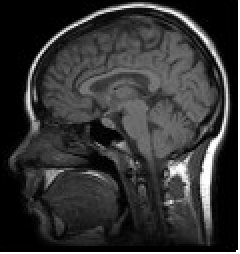
#> input picture p1-4students/imgs-P1/cabeza.pgm, 120 x 127 px (shown 2 times larger)
$ jupyter execute experimentos.ipynb
#> lines starting #> are read from the running program, lines starting #| are printed output that depends on the picture; after the words box and inside, x2 and y2 are one past the last pixel; in counts of white or black regions, pixels touching at a corner belong together
[cell 1]
import numpy as np
from matplotlib import pyplot
from PIL import Image
import math

[cell 2]
img = np.array(Image.open('imgs-P1/cabeza.pgm').convert('L'))
#> img is the input picture: shape (127, 120); min 0, max 255, mean 52.3

[cell 3]
def multiHist(im:np.ndarray,n:int)->list[np.ndarray]:
#> called with n = 2
    if n <= 1:
        hist, _ =np.histogram(im.flatten(),3)
        return [hist]
    else:
        pf = math.ceil(im.shape[0]/2)
#> pf = 64
        pc = math.ceil(im.shape[1]/2)
#> pc = 60
        sol = [np.histogram(im.flatten(),3)[0]]
#> sol = [[11961, 2557, 722]]
        for y in range(0,im.shape[0],pf):
            for x in range(0,im.shape[1],pc):
                sol.extend(multiHist(im[y:y+pf,x:x + pc],n-1))
#> this loop made 2 passes
#> after the loop, sol = [[11961, 2557, 722], [3124, 613, 103], [2217, 1427, 196], [3603, 111, 66], [2864, 550, 366]]
        return sol

[cell 4]
multiHist(img,2)
#> Out has the same summary as sol in multiHist

[cell 5]
img.shape[0]/4,img.shape[1] / 5
#> Out = (31.75, 24)

[cell 6]
m = 4
n = 5
x = 4
y = 5
a= math.ceil(img.shape[0] /m)
#> a = 32
b= math.ceil(img.shape[1] /n)
#> b = 24
u = img.copy()
u[(x-1)*a:x*a,(y-1)*b:y*b] = (np.full(img[(x-1)*a:x*a,(y-1)*b:y*b].shape,255) - img[(x-1)*a:x*a,(y-1)*b:y*b])
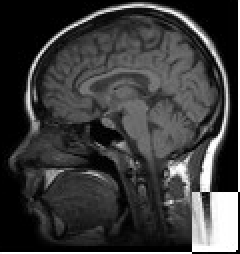
#> u: shape (127, 120) (shown 2 times larger); 4.88% of pixels changed, all inside (x1, y1, x2, y2) = (96, 96, 120, 127)
pyplot.imshow(u,cmap='gray')

[cell 7]
def cuadricula(mat:np.ndarray,m:int,n:int):
#> called with m = 2, n = 1
  img = mat.copy()
  n_filas = math.ceil(img.shape[0] /m)
#> n_filas = 64
  n_cols = math.ceil(img.shape[1] /n)
#> n_cols = 120
  for v in range(1,m+1):
    indice_fila_ini = n_filas * (v-1)
    indice_fila_fin = n_filas * v
    for h in range(v%2,n+1,2):
        indice_col_ini = n_cols * (h-1)
        indice_col_fin =  n_cols * h
        # print((v,h),(indice_fila_ini,indice_fila_fin),(indice_col_ini,indice_col_fin))
        img[indice_fila_ini:indice_fila_fin,indice_col_ini:indice_col_fin] = np.full(img[indice_fila_ini:indice_fila_fin,indice_col_ini:indice_col_fin].shape,255) - img[indice_fila_ini:indice_fila_fin,indice_col_ini:indice_col_fin]
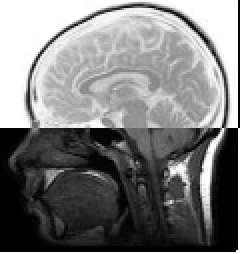
#> img: shape (127, 120) (shown 2 times larger); min 0, max 255, mean 124.5
  return img

[cell 8]
pyplot.imshow(cuadricula(img,2,1),cmap='gray')

[cell 9]
m = 10
n= 5

[cell 10]
x = int(np.ceil( img.shape[0] /m))
#> x = 13
y = int(np.ceil( img.shape[1] /n))
#> y = 24

[cell 11]
x,x*m,img.shape[0]
#> Out = (13, 130, 127)

[cell 12]
for v in range(m):
    ifi = y * v
    iff = ifi + y
    for h in range(v%2,(n+1),2):
        cfi = x * h
        cff = cfi + x
        # print((v,h),(ifi,iff),(cfi,cff))
        img[ifi:iff,cfi:cff] = np.full(img[ifi:iff,cfi:cff].shape,255) - img[ifi:iff,cfi:cff]
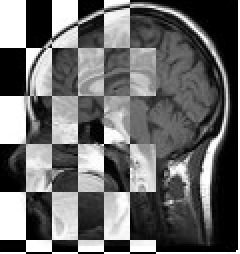
#> img: shape (127, 120) (shown 2 times larger); min 0, max 255, mean 106.8

$ run again, with p1-4students/imgs-P1/huesos.pgm copied over p1-4students/imgs-P1/cabeza.pgm
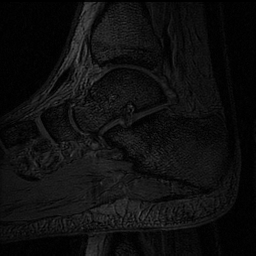
#> input picture p1-4students/imgs-P1/huesos.pgm, 256 x 256 px
#> img is the input picture: shape (256, 256); min 0, max 93, mean 15
#> in multiHist, `sol = [np.histogram(im.flatten(),3)[0]]`: sol = [[58845, 6434, 257]]
#> the loop in multiHist, `for y in range(0,im.shape[0],pf):` made 2 passes
#> after the loop in multiHist, `for y in range(0,im.shape[0],pf):`: sol = [[58845, 6434, 257], [13369, 2776, 239], [15335, 1046, 3], [11056, 5220, 108], [14400, 1952, 32]]
#> `multiHist(img,2)`: Out has the same summary as sol in multiHist
#> u: shape (256, 256); 4.69% of pixels changed, all inside (x1, y1, x2, y2) = (208, 192, 256, 256)
#> after the loop in cuadricula, `for v in range(1,m+1):`:
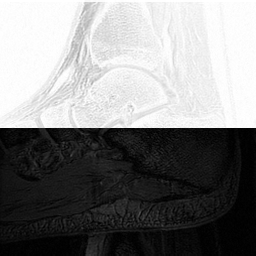
#> img: shape (256, 256); min 0, max 255, mean 129.3
#> after the loop `for v in range(m):`:
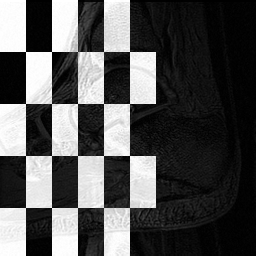
#> img: shape (256, 256); min 0, max 255, mean 82.5

$ run again, with p1-4students/imgs-P1/couple.ppm saved as p1-4students/imgs-P1/cabeza.pgm
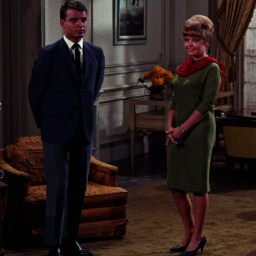
#> input picture p1-4students/imgs-P1/couple.ppm, 256 x 256 px
#> in multiHist, `sol = [np.histogram(im.flatten(),3)[0]]`: sol = [[60232, 5088, 216]]
#> the loop in multiHist, `for y in range(0,im.shape[0],pf):` made 2 passes
#> after the loop in multiHist, `for y in range(0,im.shape[0],pf):`: sol = [[60232, 5088, 216], [13016, 3206, 162], [13858, 2177, 349], [14892, 1306, 186], [9656, 6236, 492]]
#> `multiHist(img,2)`: Out has the same summary as sol in multiHist
#> u: shape (256, 256); min 1, max 245, mean 40.2
#> after the loop in cuadricula, `for v in range(1,m+1):`:
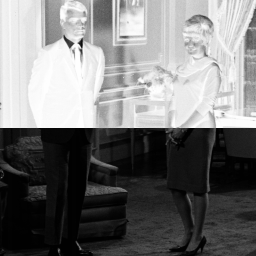
#> img: shape (256, 256); min 1, max 254, mean 118.9
#> after the loop `for v in range(m):`:
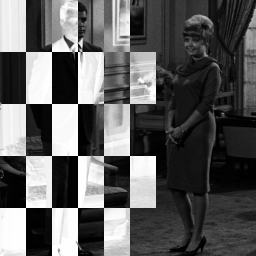
#> img: shape (256, 256); min 1, max 254, mean 93.6
